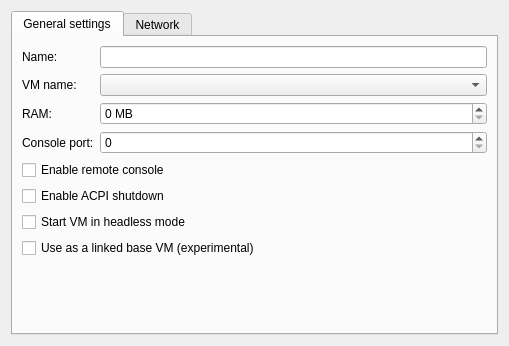
<?xml version="1.0" encoding="UTF-8"?>
<ui version="4.0">
 <class>virtualBoxVMConfigPageWidget</class>
 <widget class="QWidget" name="virtualBoxVMConfigPageWidget">
  <property name="geometry">
   <rect>
    <x>0</x>
    <y>0</y>
    <width>509</width>
    <height>346</height>
   </rect>
  </property>
  <property name="windowTitle">
   <string>VirtualBox VM configuration</string>
  </property>
  <layout class="QVBoxLayout" name="verticalLayout">
   <item>
    <widget class="QTabWidget" name="uiTabWidget">
     <property name="currentIndex">
      <number>0</number>
     </property>
     <widget class="QWidget" name="tab">
      <attribute name="title">
       <string>General settings</string>
      </attribute>
      <layout class="QGridLayout" name="gridLayout">
       <item row="0" column="0">
        <widget class="QLabel" name="uiNameLabel">
         <property name="text">
          <string>Name:</string>
         </property>
        </widget>
       </item>
       <item row="0" column="1">
        <widget class="QLineEdit" name="uiNameLineEdit"/>
       </item>
       <item row="1" column="0">
        <widget class="QLabel" name="uiVMListLabel">
         <property name="text">
          <string>VM name:</string>
         </property>
        </widget>
       </item>
       <item row="1" column="1">
        <widget class="QComboBox" name="uiVMListComboBox">
         <property name="sizePolicy">
          <sizepolicy hsizetype="Expanding" vsizetype="Fixed">
           <horstretch>0</horstretch>
           <verstretch>0</verstretch>
          </sizepolicy>
         </property>
        </widget>
       </item>
       <item row="2" column="0">
        <widget class="QLabel" name="uiVMRamLabel">
         <property name="text">
          <string>RAM:</string>
         </property>
        </widget>
       </item>
       <item row="2" column="1">
        <widget class="QSpinBox" name="uiVMRamSpinBox">
         <property name="sizePolicy">
          <sizepolicy hsizetype="Expanding" vsizetype="Fixed">
           <horstretch>0</horstretch>
           <verstretch>0</verstretch>
          </sizepolicy>
         </property>
         <property name="suffix">
          <string> MB</string>
         </property>
         <property name="maximum">
          <number>65535</number>
         </property>
        </widget>
       </item>
       <item row="3" column="0">
        <widget class="QLabel" name="uiConsolePortLabel">
         <property name="text">
          <string>Console port:</string>
         </property>
        </widget>
       </item>
       <item row="3" column="1">
        <widget class="QSpinBox" name="uiConsolePortSpinBox">
         <property name="maximum">
          <number>65535</number>
         </property>
        </widget>
       </item>
       <item row="4" column="0" colspan="2">
        <widget class="QCheckBox" name="uiEnableConsoleCheckBox">
         <property name="text">
          <string>Enable remote console</string>
         </property>
        </widget>
       </item>
       <item row="6" column="0" colspan="2">
        <widget class="QCheckBox" name="uiHeadlessModeCheckBox">
         <property name="text">
          <string>Start VM in headless mode</string>
         </property>
         <property name="checked">
          <bool>false</bool>
         </property>
        </widget>
       </item>
       <item row="8" column="0" colspan="2">
        <widget class="QCheckBox" name="uiBaseVMCheckBox">
         <property name="enabled">
          <bool>true</bool>
         </property>
         <property name="text">
          <string>Use as a linked base VM (experimental)</string>
         </property>
        </widget>
       </item>
       <item row="9" column="1">
        <spacer name="verticalSpacer">
         <property name="orientation">
          <enum>Qt::Vertical</enum>
         </property>
         <property name="sizeHint" stdset="0">
          <size>
           <width>20</width>
           <height>138</height>
          </size>
         </property>
        </spacer>
       </item>
       <item row="5" column="0" colspan="2">
        <widget class="QCheckBox" name="uiACPIShutdownCheckBox">
         <property name="text">
          <string>Enable ACPI shutdown</string>
         </property>
        </widget>
       </item>
      </layout>
     </widget>
     <widget class="QWidget" name="tab_2">
      <attribute name="title">
       <string>Network</string>
      </attribute>
      <layout class="QGridLayout" name="gridLayout_3">
       <item row="0" column="0">
        <widget class="QLabel" name="uiAdaptersLabel">
         <property name="text">
          <string>Adapters:</string>
         </property>
        </widget>
       </item>
       <item row="0" column="1">
        <widget class="QSpinBox" name="uiAdaptersSpinBox">
         <property name="minimum">
          <number>1</number>
         </property>
         <property name="maximum">
          <number>36</number>
         </property>
        </widget>
       </item>
       <item row="1" column="0">
        <widget class="QLabel" name="label">
         <property name="text">
          <string>Type:</string>
         </property>
        </widget>
       </item>
       <item row="3" column="0" colspan="2">
        <spacer name="spacer">
         <property name="orientation">
          <enum>Qt::Vertical</enum>
         </property>
         <property name="sizeHint" stdset="0">
          <size>
           <width>248</width>
           <height>178</height>
          </size>
         </property>
        </spacer>
       </item>
       <item row="1" column="1">
        <widget class="QComboBox" name="uiAdapterTypesComboBox">
         <property name="sizePolicy">
          <sizepolicy hsizetype="Expanding" vsizetype="Fixed">
           <horstretch>0</horstretch>
           <verstretch>0</verstretch>
          </sizepolicy>
         </property>
        </widget>
       </item>
       <item row="2" column="0" colspan="2">
        <widget class="QCheckBox" name="uiUseAnyAdapterCheckBox">
         <property name="text">
          <string>Allow GNS3 to use any configured VirtualBox adapter</string>
         </property>
        </widget>
       </item>
      </layout>
     </widget>
    </widget>
   </item>
  </layout>
 </widget>
 <resources/>
 <connections/>
</ui>
